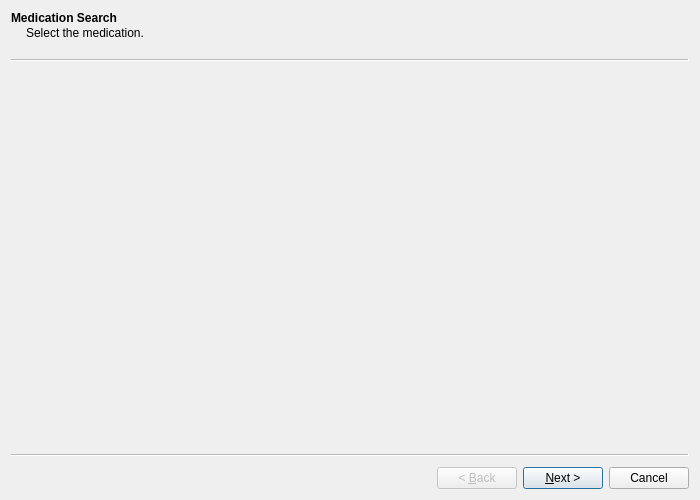
<?xml version="1.0" encoding="UTF-8"?>
<ui version="4.0">
 <class>PrescriptionWizard</class>
 <widget class="QWizard" name="PrescriptionWizard">
  <property name="geometry">
   <rect>
    <x>0</x>
    <y>0</y>
    <width>700</width>
    <height>500</height>
   </rect>
  </property>
  <property name="sizePolicy">
   <sizepolicy hsizetype="Fixed" vsizetype="Fixed">
    <horstretch>0</horstretch>
    <verstretch>0</verstretch>
   </sizepolicy>
  </property>
  <property name="minimumSize">
   <size>
    <width>700</width>
    <height>500</height>
   </size>
  </property>
  <property name="maximumSize">
   <size>
    <width>700</width>
    <height>500</height>
   </size>
  </property>
  <property name="windowTitle">
   <string notr="true">New Prescription Wizard</string>
  </property>
  <widget class="Prescription_00" name="page0">
   <property name="title">
    <string notr="true">Medication Search</string>
   </property>
   <property name="subTitle">
    <string notr="true">Select the medication.</string>
   </property>
  </widget>
  <widget class="Prescription_01" name="page1">
   <property name="title">
    <string notr="true">Prescription Information</string>
   </property>
   <property name="subTitle">
    <string notr="true">Enter the prescription details.</string>
   </property>
  </widget>
  <widget class="Prescription_02" name="page2">
   <property name="title">
    <string notr="true">Instructions</string>
   </property>
   <property name="subTitle">
    <string notr="true">Enter the prescription instructions.</string>
   </property>
  </widget>
 </widget>
 <customwidgets>
  <customwidget>
   <class>Prescription_00</class>
   <extends>QWizardPage</extends>
   <header location="global">prescription_00.h</header>
   <container>1</container>
  </customwidget>
  <customwidget>
   <class>Prescription_01</class>
   <extends>QWizardPage</extends>
   <header location="global">prescription_01.h</header>
   <container>1</container>
  </customwidget>
  <customwidget>
   <class>Prescription_02</class>
   <extends>QWizardPage</extends>
   <header location="global">prescription_02.h</header>
   <container>1</container>
  </customwidget>
 </customwidgets>
 <resources/>
 <connections/>
</ui>
